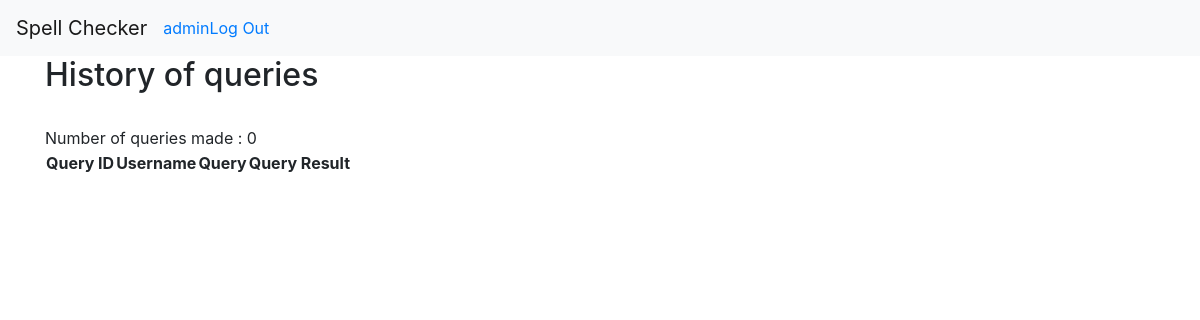
The app's page /history (signed in), older data.
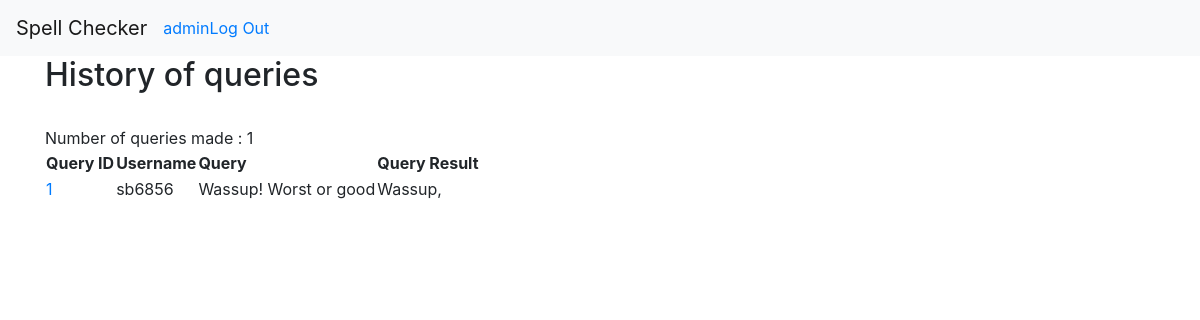
The same page, newer data.
### tables this page shows
CREATE TABLE user (
    id INTEGER PRIMARY KEY AUTOINCREMENT,
    uname TEXT UNIQUE NOT NULL,
    phone_number TEXT NOT NULL,
    password TEXT NOT NULL
);

CREATE TABLE logs(
    id INTEGER PRIMARY KEY AUTOINCREMENT,
    uname TEXT NOT NULL,
    request TEXT NOT NULL,
    result TEXT NOT NULL
);

### spellchecker.py (the view)
@root_view.route('/history', methods=['GET'])
@isLoggedIn
def get_queries():
    if request.method == 'GET':
        db_connection = database.get_db()
        db_cursor = db_connection.cursor()
        query_list = []
        if g.user['uname'] != 'admin':
            select_query = 'SELECT * FROM logs WHERE uname = ?'
            uname = g.user['uname']
            queries = db_cursor.execute(select_query,(uname,))
            for row in queries:
                query_list.append({
                "queryid": str(row[0]),
                "username": str(row[1]),
                "querytext": str(row[2]),
                "queryresults": str(row[3])
                })
            print(query_list)
        else:
            select_query = 'SELECT * FROM logs'
            queries = db_cursor.execute(select_query)
            for row in queries:
                query_list.append({
                "queryid": str(row[0]),
                "username": str(row[1]),
                "querytext": str(row[2]),
                "queryresults": str(row[3])
                })
            print(query_list)
        return render_template('/history.html', list=query_list)

### database.py (called while the page is built)
def get_db():
    if 'db' not in g:
        g.db = sqlite3.connect(
            current_app.config['DATABASE'],
            detect_types=sqlite3.PARSE_DECLTYPES
        )
        g.db.row_factory = sqlite3.Row
    return g.db

### login.py (called while the page is built)
@root_view.before_app_request
def check_if_user_isLoggedIn():
    user_session_id = session.get('session_id')
    print(user_session_id)
    select_query = 'SELECT * FROM user WHERE id = ?'
    if user_session_id is None:
        g.user = None
    else:
        g.user = get_db().execute(select_query, (user_session_id,)).fetchone()

def isLoggedIn(view):
    @functools.wraps(view)
    def wrapped_view(**kwargs):
        if g.user is None:
            return redirect(url_for('login.login'))
        return view(**kwargs)
    return wrapped_view

### spellchecker.py (called while the page is built)
@root_view.after_request
def cache(response):
    response.headers["X-Frame-Options"] = "SAMEORIGIN"
    response.headers['Content-Security-Policy'] = "default-src 'self'"
    return response

### templates/history.html (shortened to what this page needs)
{% extends 'base.html' %}
{% block content %}
<div class="container">
    <h2>History of queries</h2>
    <br/>
    <span id="numqueries">Number of queries made : {{list|length}}</span>
    <table>
        <tr>
            <th>Query ID</th>
            <th>Username</th>
            <th>Query</th>
            <th>Query Result</th>
        </tr>
        {% for query in list %}
        <tr>
            <td id="query{{query.queryid}}">
                <a href="/history/query{{query.queryid}}">{{query.queryid}}</a>
            </td>
            <td id="username">{{query.username}}</td>
            <td id="querytext">{{query.querytext}}</td>
            <td id="queryresults">{{query.queryresults}}</td>
        </tr>
        {% endfor %}
    </table>
</div>
{% endblock %}

### templates/base.html (shortened to what this page needs)
<!doctype html>
<html>
<head>
{% block head %}
  <link rel="stylesheet" href="static/bootstrap/css/bootstrap.min.css">
  {% endblock %}
</head>
<body>
{% block navbar %}
<nav class="navbar navbar-expand-lg navbar-light bg-light">
    <span class="navbar-brand">Spell Checker</span>
    <div class="collapse navbar-collapse" id="navbarNav">
      <ul class="navbar-nav">
        {% if g.user %}
        <li class="nav-item">
          <a href="{{ url_for('spellchecker.get_queries') }}">{{ g.user['uname'] }}</a>
        </li>
        <li class="nav-item">
          <a href="{{ url_for('login.logout') }}">Log Out</a>
        </li>
        {% endif %}
      </ul>
    </div>
  </nav>
{% endblock %}
{% block content %}{% endblock %}

Row changes from the older to the newer data that the page shows:
added logs: queryid "1", username "sb6856", querytext "Wassup! Worst or good", queryresults "Wassup,"
Text that changed along with them:
{{ list|length }}: "0" → "1"
